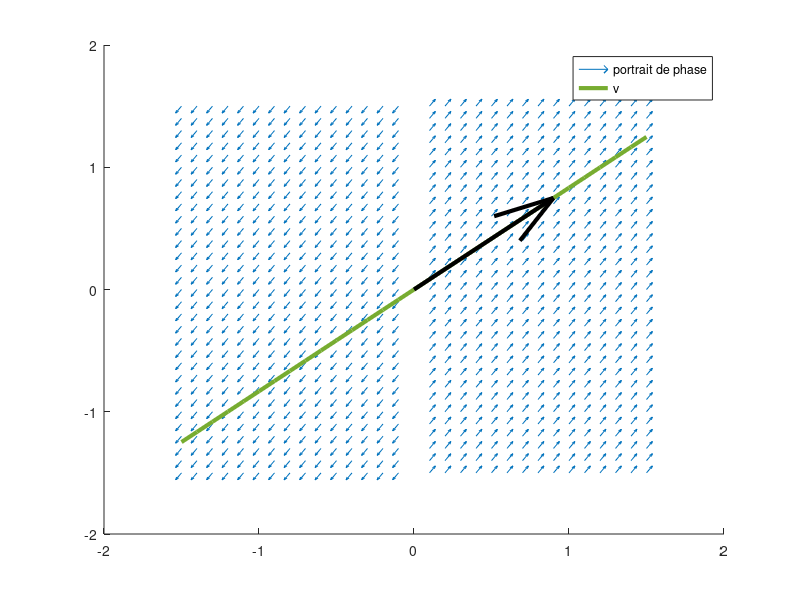
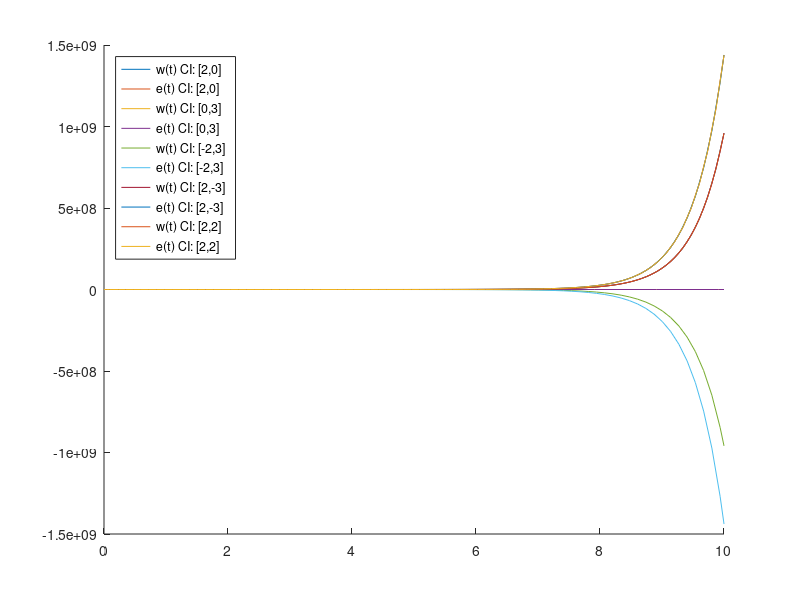

Reproduce these figures in MATLAB, in order.
figure(1)
hold on ;
function vecteurs_propres(A, intervalle)
    # Chaque vecteur propre se trouve dans une ligne de la matrice V.
    [V,L] = eig(A);
    eigenvector_2 = (V(2,2)/V(2,1)) * intervalle;
    plot(intervalle, eigenvector_2,"linewidth",3);

    if L(2, 2) > 0
        quiver(0, 0, V(2, 1), V(2, 2), "color", "k", "linewidth", 3);
    else
        quiver(V(2, 1), V(2, 2), -V(2, 1), -V(2, 2), "color", "k", "linewidth", 2);
    end
endfunction

function vecteurs_vitesse(A, intervalle)
    hold on
    # On définit une grille de points dont les coordonnées sont dans (x1, x2)
    [x1,x2] = meshgrid(intervalle);
    
    # On calcule le vecteur vitesse pour chaque point de la grille
    x1_values = A(1,1)*x1 + A(1,2)*x2;
    x2_values = A(2,1)*x1 + A(2,2)*x2;  
    
    # On normalise des valeurs pour la représentation graphique
    norms=sqrt(x1_values.^2+x2_values.^2);
    x1_normalized = x1_values ./ norms; # Element-wise division
    x2_normalized = x2_values ./norms;

    # Et on dessine les vecteurs avec la fonction `quiver`
    vector_scale = .5;
    quiver(x1,x2,x1_normalized,x2_normalized, vector_scale);
endfunction

A = [2 0;3 0];
line_range =-1.5:0.1:1.5; # On va plot de -1.5 jusqu'à 1.5
vecteurs_vitesse(A, line_range);
vecteurs_propres(A, line_range);
legend("portrait de phase", "v");
hold off; # Montrer l'image

# Figure 2: trajectoires e(t), w(t) avec 5 conditions initiales
figure(2);
hold on;
x1dot = @(t, x) A(1,1)*x(1)+A(1,2)*x(2);
x2dot = @(t, x) A(2,1)*x(1)+A(2,2)*x(2);
xdot = @(t,x) [x1dot(t, x);x2dot(t, x)];
[t1,x1] = ode23(xdot, [0, 10], [2, 0]);
[t2,x2] = ode23(xdot, [0, 10], [0, 3]);
[t3,x3] = ode23(xdot, [0, 10], [-2, 3]);
[t4,x4] = ode23(xdot, [0, 10], [2, -3]);
[t5,x5] = ode23(xdot, [0, 10], [2, 2]);

plot(t1,x1);
plot(t2,x2);
plot(t3,x3);
plot(t4,x4);
plot(t5,x5);

legend(
 "w(t) CI: [2,0]","e(t) CI: [2,0]",
 "w(t) CI: [0,3]","e(t) CI: [0,3]",
 "w(t) CI: [-2,3]","e(t) CI: [-2,3]",
 "w(t) CI: [2,-3]","e(t) CI: [2,-3]",
 "w(t) CI: [2,2]","e(t) CI: [2,2]",
 "location","northwest");
hold off;